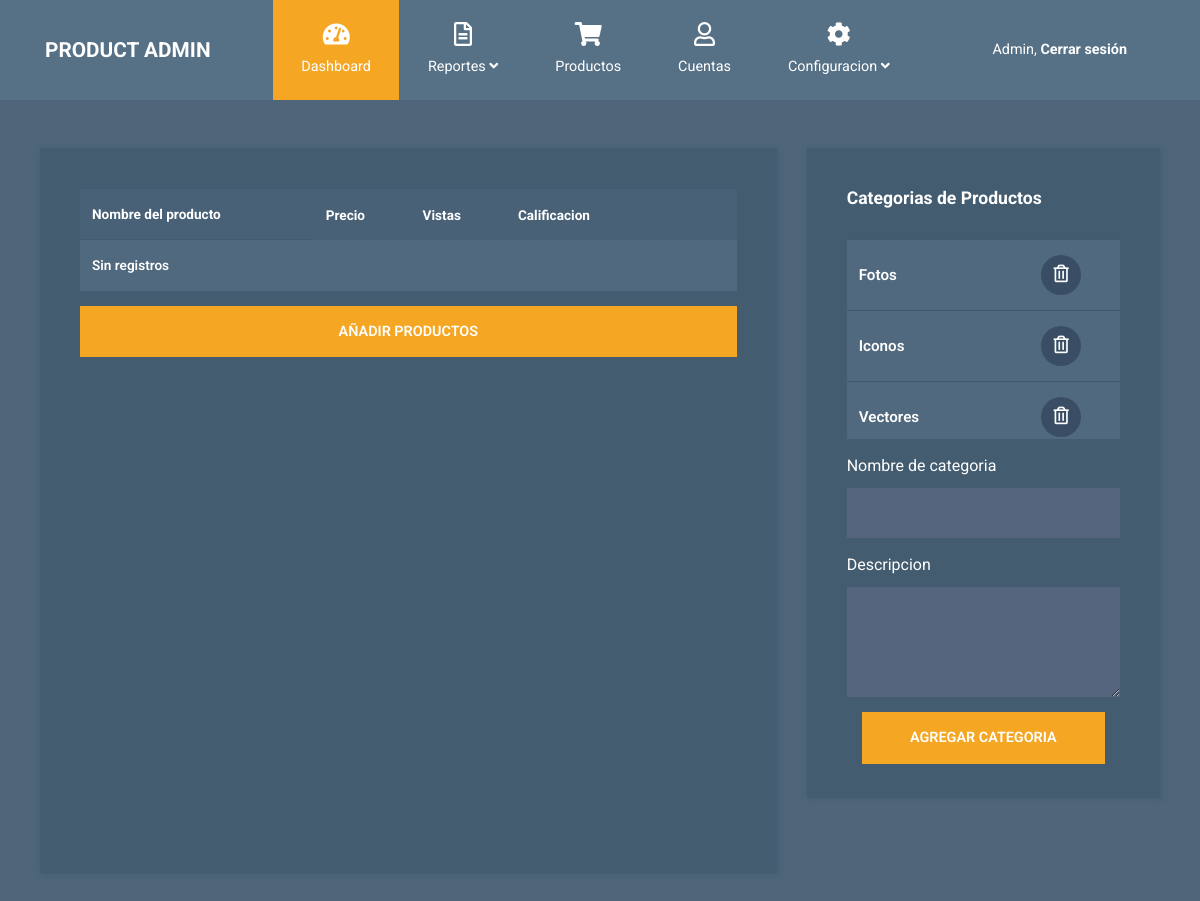
Page /WebPageCode/products.php on the earlier database version.
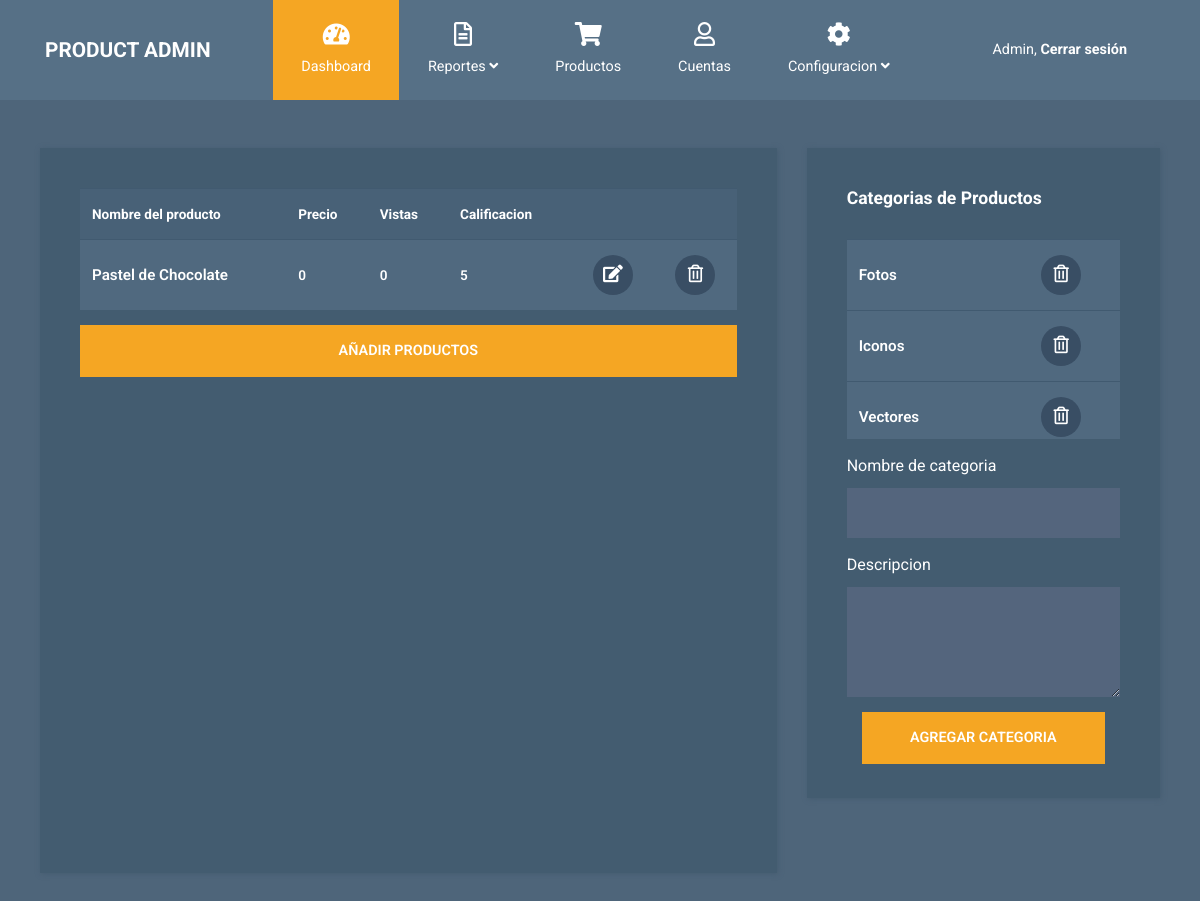
Same page on the later database version.
### tables this page shows
CREATE TABLE `categoria` (
  `Id_Categoria` int(11) NOT NULL,
  `Nombre_Categoria` varchar(45) NOT NULL,
  `Descripcion_Categoria` varchar(60) NOT NULL
);

CREATE TABLE `producto` (
  `Id_Producto` int(11) NOT NULL,
  `Nombre_Producto` varchar(45) NOT NULL,
  `Descr_Producto` varchar(45) NOT NULL,
  `Imagen_Producto` varchar(45) NOT NULL,
  `Vistas` int(11) NOT NULL,
  `Calificacion` int(11) NOT NULL,
  `Precio` float NOT NULL
);

### WebPageCode/products.php (the view, shortened to what this page needs)
<?php
  $con=conectarBD();
?>
<!DOCTYPE html>
<html lang="en">
  <head>
    <link rel="stylesheet" href="admin/css/fontawesome.min.css" />
    <link rel="stylesheet" href="admin/css/bootstrap.min.css" />
    <link rel="stylesheet" href="admin/css/templatemo-style.css">
  </head>
  <body id="reportsPage">
    <?php
    include("header_admin.php");
    ?>
    <div class="container mt-5">
      <div class="row tm-content-row">
        <div class="col-sm-12 col-md-12 col-lg-8 col-xl-8 tm-block-col">
          <div class="tm-bg-primary-dark tm-block tm-block-products">
            <div class="tm-product-table-container">
              <table class="table table-hover tm-table-small tm-product-table">
                <thead>
                  <tr>
                    <th scope="col">Nombre del producto</th>
                    <th scope="col">Precio</th>
                    <th scope="col">Vistas</th>
                    <th scope="col">Calificacion</th>
                    <th scope="col">&nbsp;</th>
                    <th scope="col">&nbsp;</th>
                  </tr>
                </thead>
                <tbody>
                <?php
                  $consulta="SELECT * FROM producto";
                  $ejecutarConsulta= mysqli_query($con, $consulta);
                  $verFilas=mysqli_num_rows($ejecutarConsulta);
                  $fila=mysqli_fetch_array($ejecutarConsulta);
                  if(!$ejecutarConsulta)
                  {
                    echo "Error en la consulta";
                  }
                  else{
                    if($verFilas<1)
                    {
                      echo "<tr><td>Sin registros</td></tr>";
                    }else{
                      for($i=0; $i<=$fila;$i++){
                        echo
                        '
                        <tr>
                        <td class="tm-product-name">'.$fila[1].'</td>
                        <td class="tm-product-precio">'.$fila[6].'</td>
                        <td class="tm-product-vistas">'.$fila[4].'</td>
                        <td class="tm-product-cal">'.$fila[5].'</td>
                        <td class="text-center">
                          <a href="edit-product.php?producto='.$fila[0].'" class="tm-product-delete-link">
                            <i class="fas fa-edit tm-product-delete-icon"></i>
                          </a>
                        </td>
                        <td class="text-center">
                        <a href="#" class="tm-product-delete-link">
                          <i class="far fa-trash-alt tm-product-delete-icon"></i>
                        </a>
                        </td>
                        </tr>
                        ';
                        $fila=mysqli_fetch_array($ejecutarConsulta);
                      }
                    }
                  }
                  ?>
                </tbody>
              </table>
            </div>
            <a href="add-product.php"
              class="btn btn-primary btn-block text-uppercase mb-3">Añadir Productos</a>
          </div>
        </div>
        <div class="col-sm-12 col-md-12 col-lg-4 col-xl-4 tm-block-col">
          <div class="tm-bg-primary-dark tm-block tm-block-product-categories">
            <h2 class="tm-block-title">Categorias de Productos</h2>
            <div class="tm-product-table-container">
              <table class="table tm-table-small tm-product-table">
                <tbody>
                  <?php
                  $consulta="SELECT * FROM categoria";
                  $ejecutarConsulta= mysqli_query($con, $consulta);
                  $verFilas=mysqli_num_rows($ejecutarConsulta);
                  $fila=mysqli_fetch_array($ejecutarConsulta);
                  if(!$ejecutarConsulta)
                  {
                    echo "Error en la consulta";
                  }
                  else{
                    if($verFilas<1)
                    {
                      echo "<tr><td>Sin registros</td></tr>";
                    }else{
                      for($i=0; $i<=$fila;$i++){
                        echo
                        '<tr>
                        <td class="tm-product-name">'.$fila[1].'</td>
                        <td class="text-center">
                          <a href="#" class="tm-product-delete-link">
                            <i class="far fa-trash-alt tm-product-delete-icon"></i>
                          </a>
                        </td>
                        </tr>
                        ';
                        $fila=mysqli_fetch_array($ejecutarConsulta);
                      }
                    }
                  }
                  ?>
                </tbody>
              </table>
            </div>
            <form action="" class="tm-edit-form" method="POST">
                  <div class="form-group mb-12">
                    <label
                      for="name"
                      >Nombre de categoria
                    </label>
                    <input
                      id="name"
                      name="name"
                      type="text"
                      class="form-control validate"
                      required
                    />
                  </div>
                  <div class="form-group mb-12">
                    <label
                      for="description"
                      >Descripcion</label
                    >
                    <textarea
                      name="description"
                      class="form-control validate"
                      rows="3"
                      required
                    ></textarea>
                  </div>
              <div class="col-12">
                <button type="submit" class="btn btn-primary btn-block text-uppercase" name="registrarCat">Agregar Categoria</button>
              </div>
            </form>
          </div>
        </div>
      </div>
    </div>
  </body>
</html>

### WebPageCode/header_admin.php (shortened to what this page needs)
<nav class="navbar navbar-expand-xl">
            <div class="container h-100">
                <a class="navbar-brand" href="admin.php">
                    <h1 class="tm-site-title mb-0">Product Admin</h1>
                </a>
                <div class="collapse navbar-collapse" id="navbarSupportedContent">
                    <ul class="navbar-nav mx-auto h-100">
                        <li class="nav-item">
                            <a class="nav-link active" href="admin.php">
                                <i class="fas fa-tachometer-alt"></i>
                                Dashboard
                            </a>
                        </li>
                        <li class="nav-item dropdown">
                            <a class="nav-link dropdown-toggle" href="#" id="navbarDropdown" role="button" data-toggle="dropdown"
                                aria-haspopup="true" aria-expanded="false">
                                <i class="far fa-file-alt"></i>
                                <span>
                                    Reportes <i class="fas fa-angle-down"></i>
                                </span>
                            </a>
                        </li>
                        <li class="nav-item">
                            <a class="nav-link" href="products.php">
                                <i class="fas fa-shopping-cart"></i>
                                Productos
                            </a>
                        </li>
                        <li class="nav-item">
                            <a class="nav-link" href="accounts.php">
                                <i class="far fa-user"></i>
                                Cuentas
                            </a>
                        </li>
                        <li class="nav-item dropdown">
                            <a class="nav-link dropdown-toggle" href="#" id="navbarDropdown" role="button" data-toggle="dropdown"
                                aria-haspopup="true" aria-expanded="false">
                                <i class="fas fa-cog"></i>
                                <span>
                                    Configuracion <i class="fas fa-angle-down"></i>
                                </span>
                            </a>
                        </li>
                    </ul>
                    <ul class="navbar-nav">
                        <li class="nav-item">
                            <a class="nav-link d-block" href="login_admin.php">
                                Admin, <b>Cerrar sesión</b>
                            </a>
                        </li>
                    </ul>
                </div>
            </div>
        </nav>

### WebPageCode/admin/css/templatemo-style.css (style rules this page uses)
html { font-size: 16px; overflow-x: hidden; }
body { font-family: Roboto, Helvetica, Arial, sans-serif; background-color: #4e657a; overflow-x: hidden; }
a { transition: all 0.3s ease; }
.navbar-brand { display: flex; align-items: center; }
.tm-site-title { display: inline-block; text-transform: uppercase; font-size: 1.3rem; font-weight: 700; color: #fff; }
.navbar { height: 100px; background-color: #567086; padding: 0; }
.navbar .container { position: relative; }
.tm-block-col { margin-bottom: 30px; }
.tm-block { padding: 40px; -webkit-box-shadow: 1px 1px 5px 0 #455c71; -moz-box-shadow: 1px 1px 5px 0 #455c71; box-shadow: 1px 1px 5px 0 #455c71; min-height: 350px; height: 100%; max-height: 450px; }
.tm-block-title { font-size: 1.1rem; font-weight: 700; color: #fff; margin-bottom: 30px; }
.nav-link { color: #fff; height: 100%; display: flex; align-items: center; justify-content: center; flex-direction: column; font-size: 90%; }
.nav-link > i { margin-bottom: 10px; margin-right: 0; font-size: 1.5rem; }
.dropdown-item, .nav-link { padding: 15px 20px; }
.navbar-nav .active > .nav-link, .navbar-nav .nav-link.active { background-color: #f5a623; color: #fff; }
.navbar-nav .nav-link.active i { color: #fff; }
.nav-item { text-align: center; }
.nav-item:last-child { margin-right: 0; }
.dropdown-toggle::after { display: none; }
.tm-content-row { justify-content: space-between; margin-left: -20px; margin-right: -20px; }
.table { background-color: #50697f; color: #fff; font-size: 85%; margin-bottom: 0; }
thead { background-color: #486177; color: #fff; }
.table thead th { border-bottom: 0; }
.form-control { background-color: #54657d; color: #fff; border: 0; }
.form-group label { color: #fff; margin-bottom: 10px; }
.form-control { padding: 19px 18px; border-radius: 0; height: 50px; }
.form-group { margin-bottom: 15px; }
.btn { border-radius: 0; padding: 13px 28px; transition: all 0.2s ease; max-width: 100%; }
.btn-primary { color: #fff; background-color: #f5a623; border: 2px solid #f5a623; font-size: 90%; font-weight: 600; }
.table td, .table th { border-top: 1px solid #415a70; padding: 15px 25px; vertical-align: middle; }
.tm-table-small td, .tm-table-small th { padding-left: 12px; padding-right: 12px; }
.table-hover tbody tr { transition: all 0.2s ease; }
.tm-bg-primary-dark { background-color: #435c70; }
.tm-block-products { min-height: 725px; }
.tm-block-product-categories { min-height: 650px; }
.tm-product-table-container { max-height: 200px; margin-bottom: 15px; overflow-y: scroll; }
.tm-product-table tr { font-weight: 600; }
.tm-product-name { font-size: 0.95rem; font-weight: 600; }
.tm-product-delete-icon { font-size: 1.1rem; color: #fff; }
.tm-product-delete-link { padding: 10px; border-radius: 50%; background-color: #394e64; display: inline-block; width: 40px; height: 40px; text-align: center; }
@media (min-width: 1200px) { .navbar-expand-xl .navbar-nav .nav-link { padding-left: 28px; padding-right: 28px; } }
@media (min-width: 1200px) { .navbar-collapse { height: 100%; } }
@media (max-width: 1275px) and (min-width: 1200px) { .nav-item { margin-right: 15px; } }
@media (max-width: 1350px) { .nav-item { margin-right: 1px; } }

Differences in the rows shown:
added producto: Nombre_Producto "Pastel de Chocolate", Precio "0", Vistas "0", Calificacion "5"
Other differences:
text no longer shown: "Sin registros"
